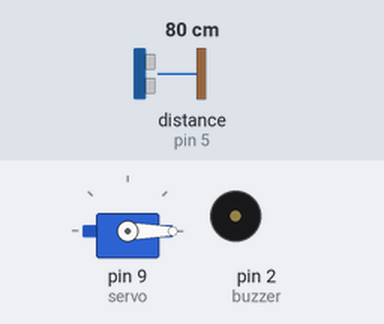
The sketch below on a simulated Arduino Uno, built with avr-gcc and run on an emulated ATmega328P. On the bench: servo, buzzer (waves = sounding, pin HIGH). Wiring (inferred from the names in the program): ultrasonic range finder: trigger pin 6; echo pin 5. Inputs (shaded band) come from the test bench; at power-on: distance to the obstacle (sensor on pin 5) 80 cm. The echo pulse lasts 58.3 µs per cm; pins used as bus, display or sensor lines are not drawn.

Above: at 1.3 s.
1.4 s: distance to the obstacle (sensor on pin 5) set to 18 cm
2.9 s: distance to the obstacle (sensor on pin 5) set to 14 cm
At 4.0 s:
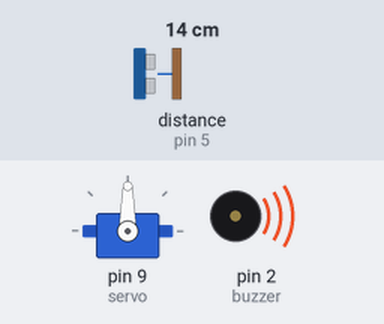
5.9 s: distance to the obstacle (sensor on pin 5) set to 35 cm
At 6.8 s:
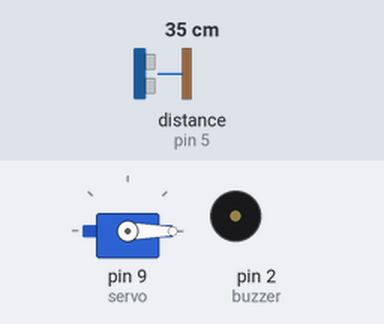
7.9 s: distance to the obstacle (sensor on pin 5) set to 2 cm
At 8.3 s:
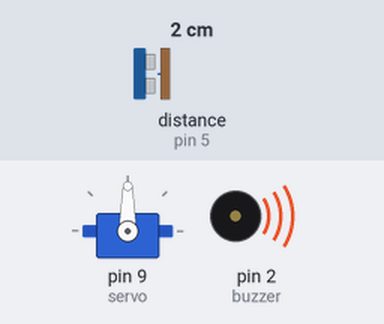
Timing chart, 0 to 10.9 s (numbered marks = the images above; inputs shaded):
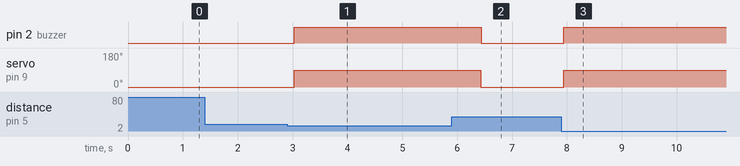

The sketch:

BasureroAutomatizado.ino
```cpp
 #include<Servo.h >   //Incluimos la libreria del servo-motor
Servo mecanismo;      //Declaramos la variable que hara referencia al Servo-motor
int trig =6;          //Declaramos el pin que usaremos para enviar la señal con el sensor Ultrasonico
int echo = 5;         //Declaramos el pin que usaremos para recibir la señal con el sensor Ultrasonico
int servo =9;         //Declaramos el pin que usaremos para activar el servo-motor
int distancia;        //Declaramos una variable para almacenar la distancia
int tiempo;           //Declaramos una variable para almacenar el tiempo
int buzzer=2;         //Declaramos el pin que usaremos para activar el buzzer

void setup() {
  Serial.begin(9600);
  pinMode(trig, OUTPUT);      //Declaramos el pin trig como salida
  pinMode(echo, INPUT);       //Declaramos el pin echo como entrada
  pinMode(buzzer, OUTPUT);    //Declaramos el pin del buzzer como salida
  mecanismo.attach(servo);    //Declaramos el pin que usara el servo-motor

}
void loop() {
  mecanismo.write(0);             //Inicializamos en servo-motor en la posicion de 0 grados
  digitalWrite(trig, HIGH);       //Activamos el pulso del trig
  delay(1);                       //Esperamos un tiempó
  digitalWrite(trig, LOW);        //Desactivamos el pulso del trig
  tiempo = pulseIn(echo, HIGH);   //Activamos el pulso del echo y lo almacenamos en la variable de tiempo
  distancia = (tiempo/2) / 29;    //Calculamos la distancia utilizando el tiempo capturado anteriormente

  if (distancia < 15){            //Si la distancia que se calculo es menor a 15  entraremos en la condicion
    //Serial.println(distancia);
    mecanismo.write(90);          //Activaremos el servo-motor y lo moveremos a la posicion de 90 grados
    digitalWrite(buzzer, HIGH);   //Activamos el buzzer
    delay(1200);                  //Esperamos un tiempó
  }
  else{                           //Si la distancia que se calculo es mayor a 15 entonces se realizara lo siguiente
    //Serial.println(distancia);
    mecanismo.write(0);           //Dejaremos activado el servo-motor a 0 grados
    digitalWrite(buzzer, LOW);    //Desactivaremos el buzzer
  }
   delay(500);                    //Esperamos un tiempó
}
```

Measured:
- the behaviour switches between 16 and 15 cm on distance to the obstacle (sensor on pin 5) (found by bisection; images 0 and 1)
- after the input at 1.4 s, every drawn part: stays the same
- after the input at 2.9 s, pin 2 (buzzer): LOW → HIGH after 0.13 s; servo on pin 9 (servo): 0° → 90° after 0.13 s
- after the input at 5.9 s, pin 2 (buzzer): HIGH → LOW after 0.53 s; servo on pin 9 (servo): 90° → 0° after 0.53 s
- after the input at 7.9 s, pin 2 (buzzer): LOW → HIGH at once; servo on pin 9 (servo): 0° → 90° at once
